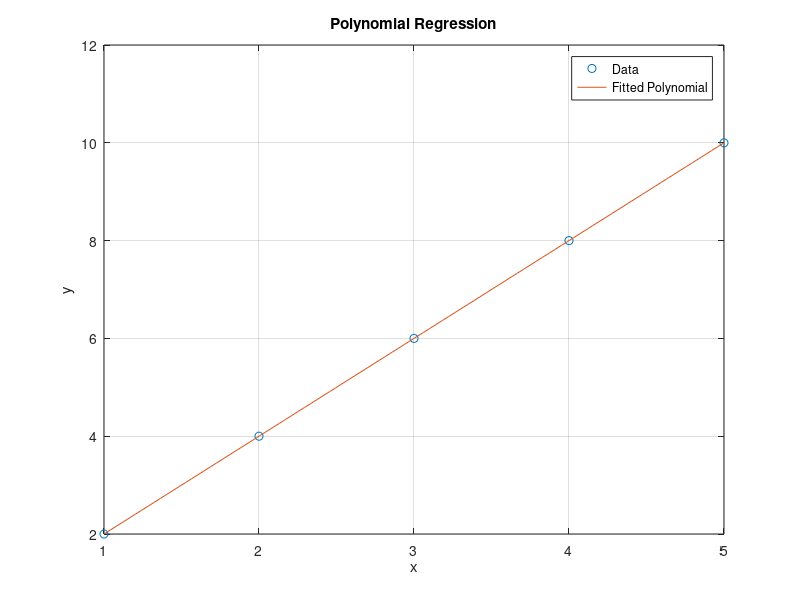

Write the MATLAB code that produced this figure.
%sample data
x = [1,2,3,4,5];
y = [2,4,6,8,10];

degree = 2; %polynomial degree

%perform polynomial regression

p = polyfit(x,y,degree);

%create polynomial model

x_fit = linspace(min(x),max(x),100); %100 points for a smoother plot
y_fit = polyval(p,x_fit);

%plot
figure;
plot(x,y,'o');%original data
hold on;
plot(x_fit,y_fit,'-');%fitted polynomial
title('Polynomial Regression');
xlabel('x');
ylabel('y');
legend('Data','Fitted Polynomial');
grid on;